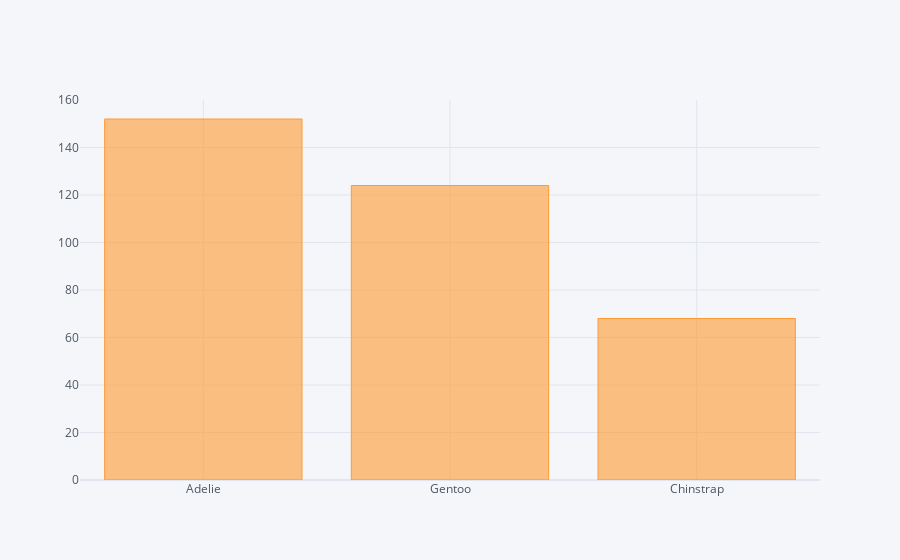

The cell this chart's notebook holds for it:
### Code cell
df['species'].value_counts().iplot(kind='bar')

### Figure 1 — Plotly figure (JSON) as saved in the notebook; plotly's stock layout.template omitted (floating-point values rounded to 4 significant figures)
{"data": [{"marker": {"color": "rgba(255, 153, 51, 0.6)", "line": {"color": "rgba(255, 153, 51, 1.0)", "width": 1}}, "name": "species", "orientation": "v", "text": "", "type": "bar", "x": ["Adelie", "Gentoo", "Chinstrap"], "y": [152, 124, 68]}], "layout": {"legend": {"bgcolor": "#F5F6F9", "font": {"color": "#4D5663"}}, "paper_bgcolor": "#F5F6F9", "plot_bgcolor": "#F5F6F9", "title": {"font": {"color": "#4D5663"}}, "xaxis": {"gridcolor": "#E1E5ED", "showgrid": true, "tickfont": {"color": "#4D5663"}, "title": {"font": {"color": "#4D5663"}, "text": ""}, "zerolinecolor": "#E1E5ED"}, "yaxis": {"gridcolor": "#E1E5ED", "showgrid": true, "tickfont": {"color": "#4D5663"}, "title": {"font": {"color": "#4D5663"}, "text": ""}, "zerolinecolor": "#E1E5ED"}}}
